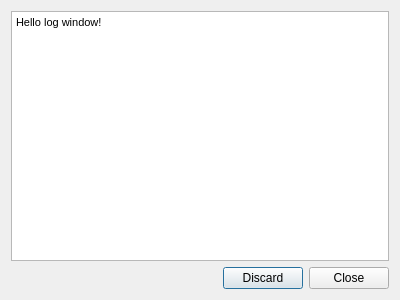
<?xml version="1.0" encoding="UTF-8"?>
<ui version="4.0">
 <class>ModuleLogWindow</class>
 <widget class="QDialog" name="ModuleLogWindow">
  <property name="geometry">
   <rect>
    <x>0</x>
    <y>0</y>
    <width>400</width>
    <height>300</height>
   </rect>
  </property>
  <property name="minimumSize">
   <size>
    <width>200</width>
    <height>100</height>
   </size>
  </property>
  <property name="windowTitle">
   <string>Dialog</string>
  </property>
  <property name="windowIcon">
   <iconset>
    <normaloff>scirun-icon-small.ico</normaloff>scirun-icon-small.ico</iconset>
  </property>
  <layout class="QVBoxLayout" name="verticalLayout_2">
   <item>
    <layout class="QVBoxLayout" name="verticalLayout">
     <item>
      <widget class="QTextEdit" name="logTextEdit_">
       <property name="minimumSize">
        <size>
         <width>200</width>
         <height>100</height>
        </size>
       </property>
       <property name="readOnly">
        <bool>true</bool>
       </property>
       <property name="html">
        <string>&lt;!DOCTYPE HTML PUBLIC &quot;-//W3C//DTD HTML 4.0//EN&quot; &quot;http://www.w3.org/TR/REC-html40/strict.dtd&quot;&gt;
&lt;html&gt;&lt;head&gt;&lt;meta name=&quot;qrichtext&quot; content=&quot;1&quot; /&gt;&lt;style type=&quot;text/css&quot;&gt;
p, li { white-space: pre-wrap; }
&lt;/style&gt;&lt;/head&gt;&lt;body style=&quot; font-family:'MS Shell Dlg 2'; font-size:8.25pt; font-weight:400; font-style:normal;&quot;&gt;
&lt;p style=&quot; margin-top:0px; margin-bottom:0px; margin-left:0px; margin-right:0px; -qt-block-indent:0; text-indent:0px;&quot;&gt;Hello log window!&lt;/p&gt;&lt;/body&gt;&lt;/html&gt;</string>
       </property>
      </widget>
     </item>
     <item>
      <widget class="QDialogButtonBox" name="buttonBox">
       <property name="orientation">
        <enum>Qt::Horizontal</enum>
       </property>
       <property name="standardButtons">
        <set>QDialogButtonBox::Close|QDialogButtonBox::Discard</set>
       </property>
      </widget>
     </item>
    </layout>
   </item>
  </layout>
 </widget>
 <resources/>
 <connections>
  <connection>
   <sender>buttonBox</sender>
   <signal>accepted()</signal>
   <receiver>ModuleLogWindow</receiver>
   <slot>accept()</slot>
   <hints>
    <hint type="sourcelabel">
     <x>248</x>
     <y>254</y>
    </hint>
    <hint type="destinationlabel">
     <x>157</x>
     <y>274</y>
    </hint>
   </hints>
  </connection>
  <connection>
   <sender>buttonBox</sender>
   <signal>rejected()</signal>
   <receiver>ModuleLogWindow</receiver>
   <slot>reject()</slot>
   <hints>
    <hint type="sourcelabel">
     <x>316</x>
     <y>260</y>
    </hint>
    <hint type="destinationlabel">
     <x>286</x>
     <y>274</y>
    </hint>
   </hints>
  </connection>
 </connections>
</ui>
